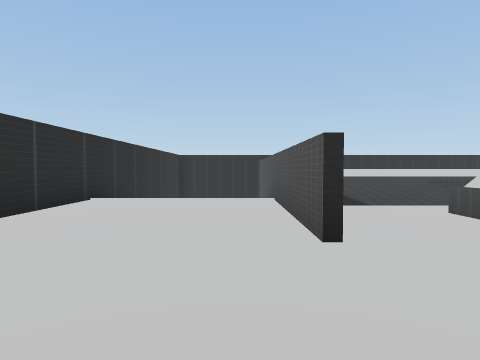
view 1 (above)

18 first-person views from a walk through a Unity game level. The camera is 1.2 m above the floor, tilts 2° down and sees 75° across. The floor is counted in squares, 2 m on a side. Each view is taken from the middle of a square. On the plan, view 1 faces up. The plan holds only what a view shows up to about 9 squares ahead; the rest is blank. The place goes on beyond the plan. The player character is not drawn. Some animated figures are not drawn.

view 2
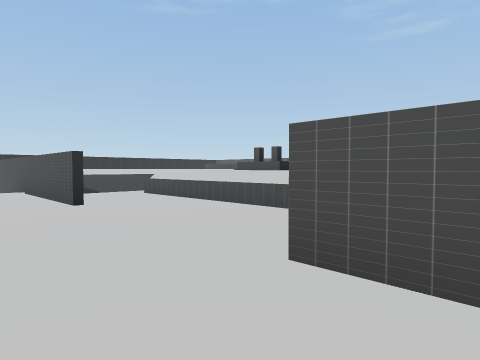

view 3
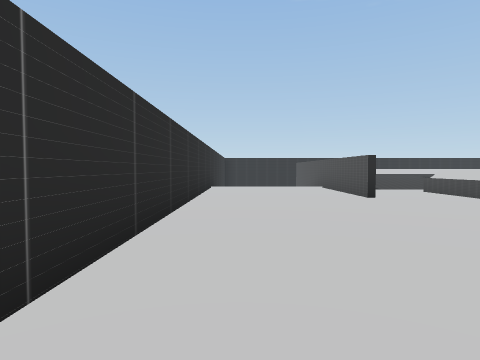

view 4
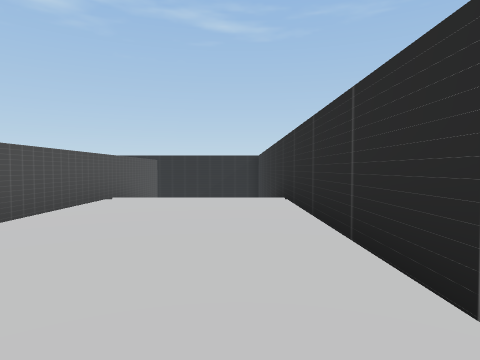

view 5
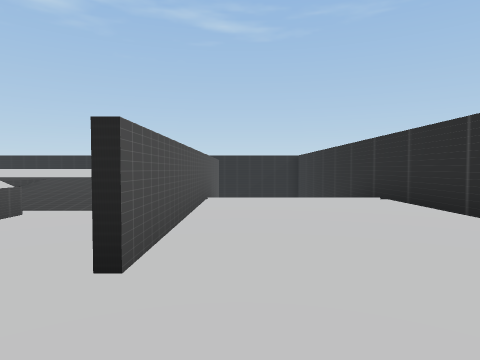

view 6
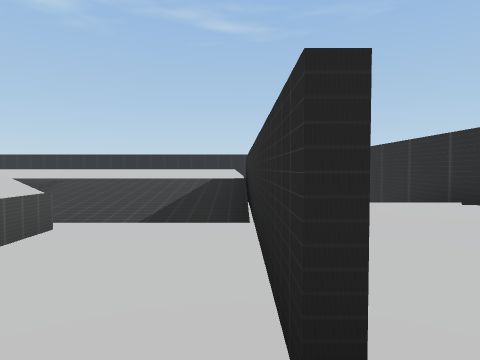

view 7
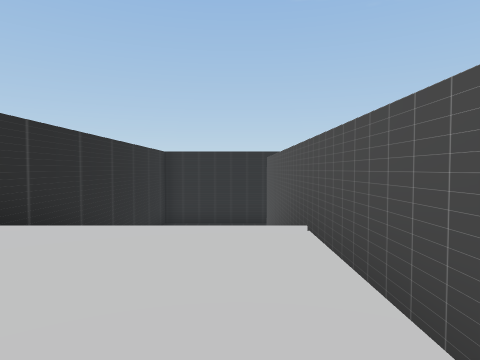

view 8
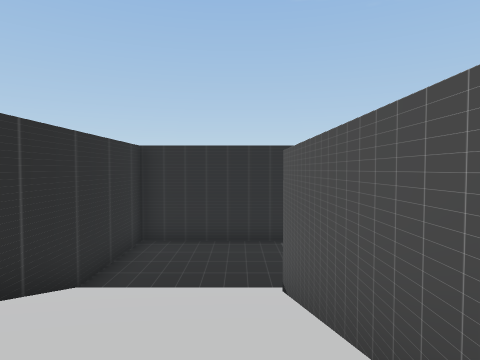

view 9
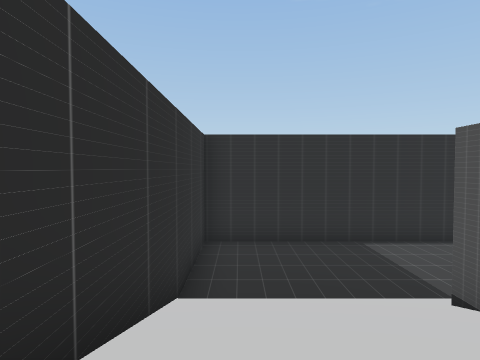

view 10
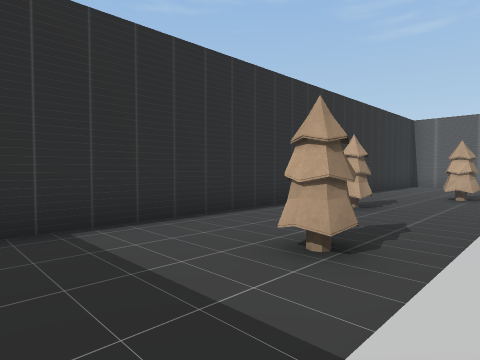

view 11
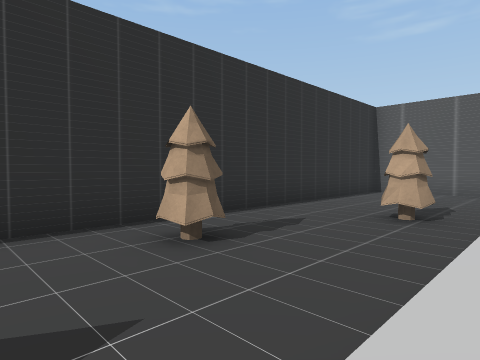

view 12
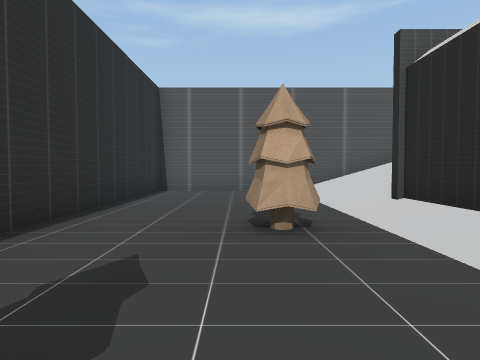

view 13
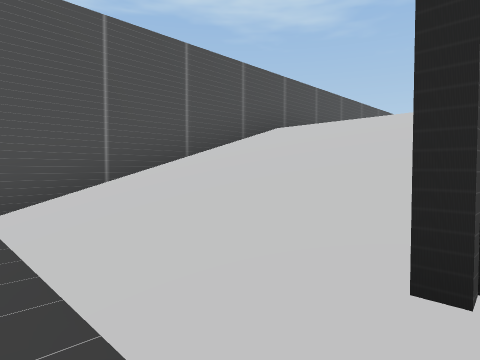

view 14
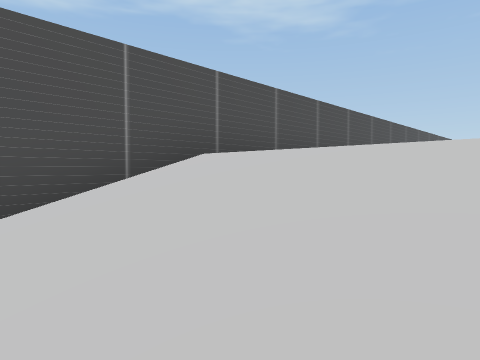

view 15
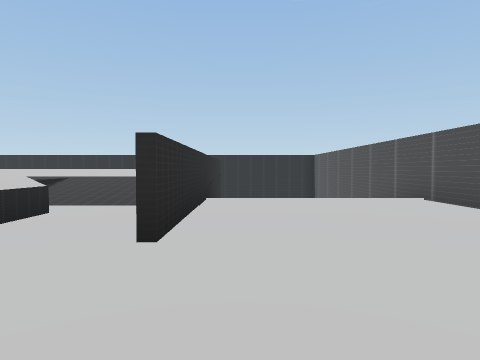

view 16
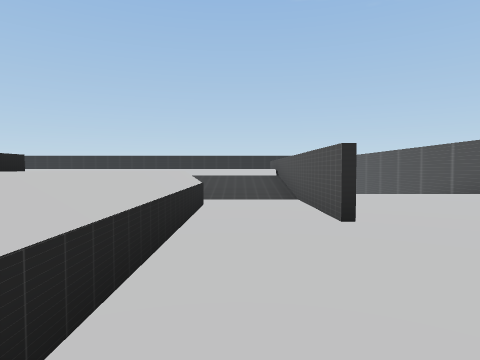

view 17
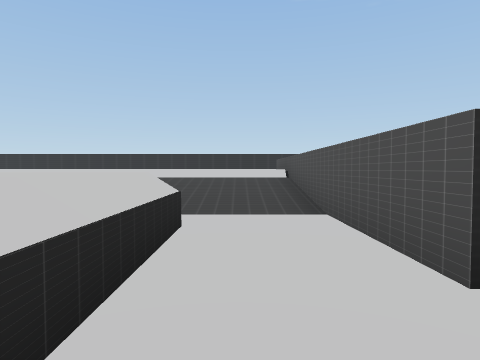

view 18
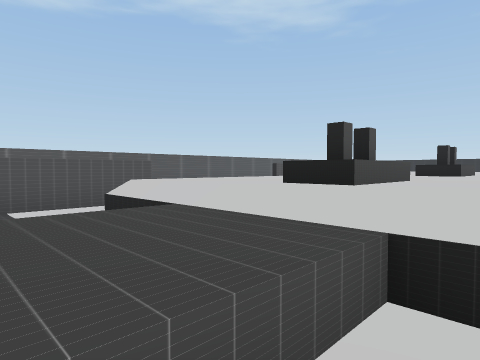

### Floor plan
Key: @ floor where view 1 was taken; # wall or solid block; . main floor; : floor 0.25 m higher than the main floor; + floor 0.5 m higher than the main floor; - floor 0.5 m lower than the main floor; * floor 0.75 m higher than the main floor; % floor 1 m higher than the main floor; _ floor 1 m lower than the main floor; & floor 1.25 m higher than the main floor; < floor 1.5 m lower than the main floor; ( floor 2.25 m lower than the main floor; ! floor 2.75 m lower than the main floor; ? floor 3 m lower than the main floor; / step, stairs or slope; = window, fence, low wall or low ledge; ^ raised ledge; v drop or lower ground; O other object.
Columns run from 3 left of view 1 to 15 right of it. Each row starts with its distance up from view 1.
 16 ###################
 15 #?????????????????#
 14 #????????O????????#
 13 #?????O?????O?????#
 12 #?????????????????#
 11 #!!!#////////#!!!!#
 10 #(((%        /((((#
  9 #<<<% &&&&&&&/<<<<#
  8 #___= *******^____#
  7 #-  #+++**+++^----#
  6 #...#:::**:::#....#
  5 #...#...**...#....#
  4 #...#.=/////.#....#
  3 #...#./&//&&.#....#
  2 #...../&//&&..... #
  1 #...../ &&&&....  #
  0 #..@../ && &...   #
 -1 #.....  //  .
 -2 #...#.  //
 -3 #...#./
 -4 #...#./
 -5 #...#:::
 -6 #...#+++*
 -7 #vvv^*****
 -8 #   /&&&&&
 -9 #
-10 #

Where each view was taken, in squares from view 1:
view 1: 0 up, 0 right, facing up
view 2: 3 down, 1 left, facing up-right
view 3: 4 down, 2 left, facing up
view 4: 0 up, 2 left, facing down
view 5: 0 up, 0 right, facing down
view 6: 1 down, 1 right, facing down
view 7: 3 up, 0 right, facing up
view 8: 6 up, 0 right, facing up
view 9: 7 up, 2 left, facing up
view 10: 11 up, 0 right, facing up-right
view 11: 11 up, 4 right, facing up-right
view 12: 13 up, 6 right, facing right
view 13: 12 up, 10 right, facing down-right
view 14: 9 up, 11 right, facing down-right
view 15: 0 up, 11 right, facing up
view 16: 1 down, 9 right, facing up
view 17: 1 up, 9 right, facing up
view 18: 6 up, 4 right, facing down-right
